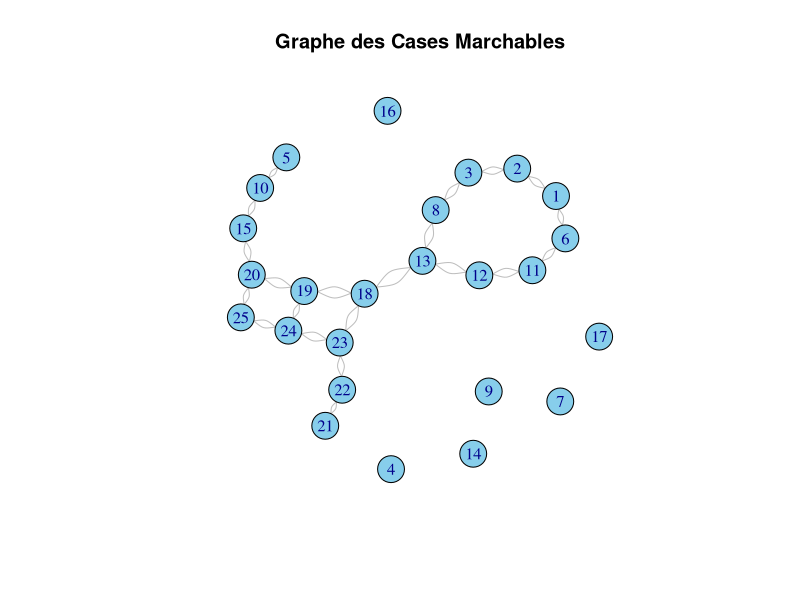

Here is the R script that generated this plot:
library(igraph)

# Fonction pour transformer une matrice en graphe
matrice_to_graphe <- function(grid) {
  rows <- nrow(grid)
  cols <- ncol(grid)
  g <- make_empty_graph(n = rows * cols, directed = FALSE)  #permet de  Créer un graphe vide
  
  # Fonction pour obtenir l'indice d'un nœud à partir de ses coordonnées (i, j) sur la matrice
  index <- function(i, j) {
    return((i - 1) * cols + j)
  }
  
  # Ajouter des arêtes entre les cases marchables ( cases de valeur 1)
  for (i in 1:rows) {
    for (j in 1:cols) {
      if (grid[i, j] == 1) {  # Si la case est marchable
        # Ajouter des connexions aux voisins (haut, bas, gauche, droite) si marchables
        if (i > 1 && grid[i - 1, j] == 1) {
          g <- add_edges(g, c(index(i, j), index(i - 1, j)))
        }
        if (i < rows && grid[i + 1, j] == 1) {
          g <- add_edges(g, c(index(i, j), index(i + 1, j)))
        }
        if (j > 1 && grid[i, j - 1] == 1) {
          g <- add_edges(g, c(index(i, j), index(i, j - 1)))
        }
        if (j < cols && grid[i, j + 1] == 1) {
          g <- add_edges(g, c(index(i, j), index(i, j + 1)))
        }
      }
    }
  }
  
  return(g)
}

# Exemple de matrice 5x5 (1 = marchable, 0 = obstacle)
grid <- matrix(c(1, 1, 1, 0, 1,
                 1, 0, 1, 0, 1,
                 1, 1, 1, 0, 1,
                 0, 0, 1, 1, 1,
                 1, 1, 1, 1, 1), nrow = 5, byrow = TRUE)


# Transformer la matrice en graphe
graphe <- matrice_to_graphe(grid)

## Plot graphe : 
## Afficher le graphe dans la zone de tracé
plot(graphe, 
     vertex.label = 1:vcount(graphe),  # Afficher les indices des nœuds
     vertex.size = 15,                 # Taille des nœuds
     vertex.color = "skyblue",         # Couleur des nœuds
     edge.color = "gray",              # Couleur des arêtes
     main = "Graphe des Cases Marchables")  # Titre du graphe

# Définir le point de départ et d'arrivée (transformés en indices de graphe)
depart <- 1  # Coin supérieur gauche (indice 1)
arrivee <- 25  # Coin inférieur droit (indice 25)

# Mesurer le temps d'exécution du calcul de Dijkstra
temps_execution <- system.time({
  # Appliquer l'algorithme de Dijkstra pour trouver le chemin le plus court : fonction "shortest_paths"s
  resultat <- shortest_paths(graphe, from = depart, to = arrivee)
})

# Sans system.time :   resultat <- shortest_paths(graphe, from = depart, to = arrivee)

# Afficher le chemin trouvé (indices des nœuds)
print(resultat$vpath[[1]])

# Fonction pour reconvertir un index en coordonnées (i, j) dans la matrice
index_to_coords <- function(index, ncol) {
  row <- ((index - 1) %/% ncol) + 1
  col <- ((index - 1) %% ncol) + 1
  return(c(row, col))
}

# Afficher les coordonnées (i, j) du chemin
chemin_coords <- lapply(resultat$vpath[[1]], index_to_coords, ncol = ncol(grid))
print(chemin_coords)

# Fonction pour calculer la distance totale du chemin
calculer_distance <- function(chemin_indices, pixel_size_cm) {
  # La distance totale est simplement le nombre d'étapes (nombre de pixels parcourus) multiplié par la taille du pixel
  nb_etapes <- length(chemin_indices) - 1  # Le nombre d'étapes est le nombre de pixels moins 1 (le point de départ n'est pas une étape)
  distance_totale_cm <- nb_etapes * pixel_size_cm
  return(distance_totale_cm)  # Retourne la distance en cm
}

# Définir la taille réelle d'un pixel sur le terrain (en cm)
taille_pixel_cm <- 50  # Chaque pixel représente 50 cm su terrain

# Calculer la distance totale du chemin trouvé
distance_totale <- calculer_distance(resultat$vpath[[1]], taille_pixel_cm)
cat("Distance totale parcourue :", distance_totale, "cm\n")

# Afficher le temps d'exécution
cat("Temps d'exécution de l'algorithme de Dijkstra :", temps_execution["elapsed"], "secondes\n")
